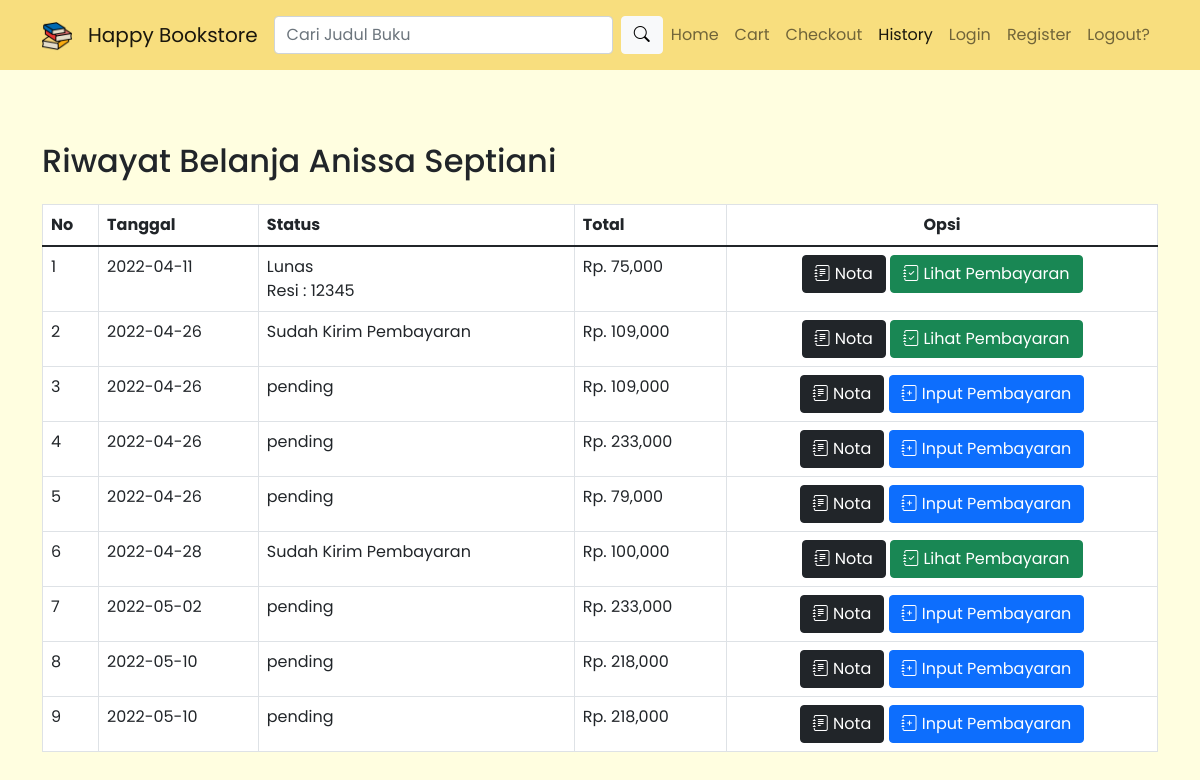
The app's page /riwayat.php (signed in) with its own data.
### tables this page shows
CREATE TABLE `pembelian` (
  `id_pembelian` int(11) NOT NULL,
  `id_pelanggan` int(11) NOT NULL,
  `id_ongkir` int(11) NOT NULL,
  `tanggal_pembelian` date NOT NULL,
  `total_pembelian` int(11) NOT NULL,
  `nama_kota` varchar(100) NOT NULL,
  `tarif` int(11) NOT NULL,
  `alamat` text NOT NULL,
  `status_pembelian` varchar(100) NOT NULL DEFAULT 'pending',
  `resi_pengiriman` varchar(50) NOT NULL
);

### riwayat.php (the view, shortened to what this page needs)
<?php
include 'koneksi.php';
?>
<!doctype html>
<html lang="en">
  <head>
    <link href="https://cdn.jsdelivr.net/npm/bootstrap@5.1.3/dist/css/bootstrap.min.css" rel="stylesheet">
    <link rel="stylesheet" href="admin/assets/css/style.css">
    <link rel="stylesheet" href="https://cdn.jsdelivr.net/npm/bootstrap-icons@1.8.1/font/bootstrap-icons.css">
  </head>
  <body>
    <nav class="navbar navbar-expand-lg navbar-light sticky-top" style="background-color: #F8DE7E; font-family: Poppins, sans-serif;">
        <div class="container">
          <a class="navbar-brand" href="index.php">
          <img
            src="admin/assets/img/icon.png"
            alt=""
            width="30"
            class="d-inline-block align-text-top me-3"
          />Happy Bookstore</a>
          <br>
          <div class="collapse navbar-collapse" id="navbarSupportedContent">
            <form action="pencarian.php" method="GET" class="d-flex ms-auto my-2">
              <input class="form-control me-2" type="search" placeholder="Cari Judul Buku" aria-label="Search" name="keyword">
              <button class="btn btn-light" type="submit"><i class="bi bi-search"></i></button>
            </form>
            <ul class="navbar-nav ms-auto mb-3 mb-lg-0">
              <li class="nav-item">
                <a class="nav-link" href="index.php">Home</a>
              </li>
              <li class="nav-item">
                <a class="nav-link" href="keranjang.php">Cart</a>
              </li>
              <li class="nav-item">
                <a class="nav-link" href="checkout.php">Checkout</a>
              </li>
              <li class="nav-item">
                <a class="nav-link active" aria-current="page" href="riwayat.php">History</a>
              </li>
              <li class="nav-item">
                <a class="nav-link" href="login.php">Login</a>
              </li>
              <li class="nav-item">
                <a class="nav-link" href="daftar.php">Register</a>
              </li>
              <li class="nav-item">
                <a class="nav-link" href="logout.php">Logout?</a>
              </li>
            </ul>
          </div>
        </div>
      </nav>
    <br>
    <section class="riwayat" style="font-family: Poppins, sans-serif;">
        <div class="container mt-5">
            <h2>Riwayat Belanja <?php echo $_SESSION["pelanggan"]["nama_pelanggan"] ?></h2>
            <table class="table table-bordered mt-4" style="background-color: #ffffff;">
                <thead>
                    <tr>
                        <th>No</th>
                        <th>Tanggal</th>
                        <th>Status</th>
                        <th>Total</th>
                        <th class="text-center">Opsi</th>
                    </tr>
                </thead>
                <tbody>
                    <?php
                    $nomor=1;
                    $id_pelanggan = $_SESSION["pelanggan"]['id_pelanggan'];
                    $ambil = $koneksi->query("SELECT * FROM pembelian WHERE id_pelanggan='$id_pelanggan'");
                    while($pecah = $ambil->fetch_assoc()){
                    ?>
                    <tr>
                        <td><?php echo $nomor; ?></td>
                        <td><?php echo $pecah["tanggal_pembelian"] ?></td>
                        <td>
                            <?php echo $pecah["status_pembelian"] ?>
                            <br>
                            <?php if (!empty($pecah['resi_pengiriman'])): ?>
                              Resi : <?php echo $pecah['resi_pengiriman']; ?>
                            <?php endif ?>
                        </td>
                        <td>Rp. <?php echo number_format($pecah["total_pembelian"]) ?></td>
                        <td class="text-center">
                            <a href="nota.php?id=<?php echo $pecah["id_pembelian"] ?>" class="btn btn-dark"><i class="bi bi-journal-text"></i>&nbsp;Nota</a>
                            <?php if ($pecah['status_pembelian']=="pending"): ?>
                            <a href="pembayaran.php?id=<?php echo $pecah["id_pembelian"] ?>" class="btn btn-primary"><i class="bi bi-journal-plus"></i>&nbsp;Input Pembayaran</a>
                            <?php else: ?>
                              <a href="lihat_pembayaran.php?id=<?php echo $pecah["id_pembelian"]; ?>" class="btn btn-success"><i class="bi bi-journal-check"></i>&nbsp;Lihat Pembayaran</a>
                            <?php endif ?>
                        </td>
                    </tr>
                    <?php $nomor++; ?>
                    <?php } ?>
                </tbody>
            </table>
        </div>
    </section>
  </body>
</html>

### admin/assets/css/style.css (style rules this page uses)
body { background-color: #fffee0; }

### records on screen
pembelian: tanggal_pembelian "2022-04-11", status_pembelian "Lunas", resi_pengiriman "12345", total_pembelian "75,000"
pembelian: tanggal_pembelian "2022-04-26", status_pembelian "Sudah Kirim Pembayaran", total_pembelian "109,000"
pembelian: tanggal_pembelian "2022-04-26", status_pembelian "pending", total_pembelian "109,000"
pembelian: tanggal_pembelian "2022-04-26", status_pembelian "pending", total_pembelian "233,000"
pembelian: tanggal_pembelian "2022-04-26", status_pembelian "pending", total_pembelian "79,000"
pembelian: tanggal_pembelian "2022-04-28", status_pembelian "Sudah Kirim Pembayaran", total_pembelian "100,000"
pembelian: tanggal_pembelian "2022-05-02", status_pembelian "pending", total_pembelian "233,000"
pembelian: tanggal_pembelian "2022-05-10", status_pembelian "pending", total_pembelian "218,000"
pembelian: tanggal_pembelian "2022-05-10", status_pembelian "pending", total_pembelian "218,000"

### other values on screen
$_SESSION["pelanggan"]["nama_pelanggan"] "Anissa Septiani"
